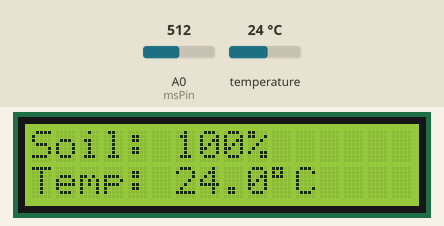
Recording of a sketch running on a simulated Arduino Uno R4 WiFi. Parts: 16×2 character LCD. The inputs (shaded band) are chosen by the test bench; at power-on: temperature 24 °C, A0 (msPin) = 512 (analog values on the 0–1023 scale). WiFi joins after 1.5 s; servers stay silent unless stated; no MQTT or app messages arrive unless stated; what the sketch prints to the serial monitor is not drawn.

Above: at 12.8 s.
12.9 s: temperature set to 12 °C
At 15.4 s:
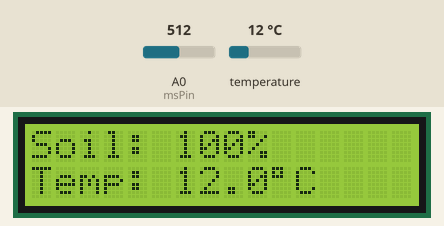
15.9 s: A0 (msPin) set to 716
At 19.6 s:
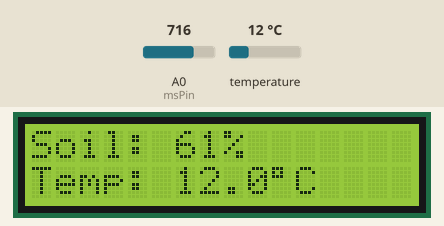
19.9 s: temperature set to 19 °C
At 21.2 s:
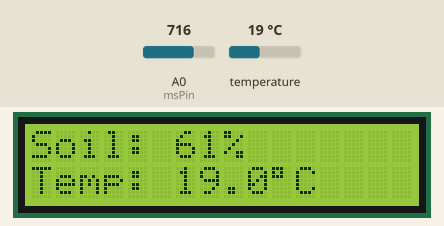
22.4 s: A0 (msPin) set to 900
At 25.5 s:
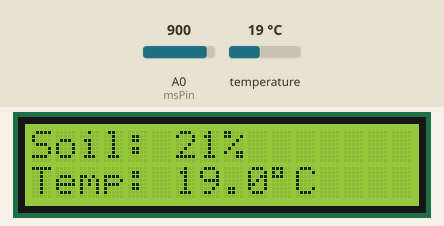
25.9 s: temperature set to 28 °C
At 27.0 s:
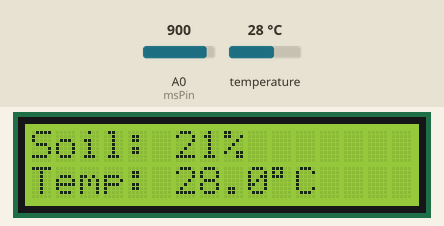
28.4 s: A0 (msPin) set to 1023
At 31.2 s:
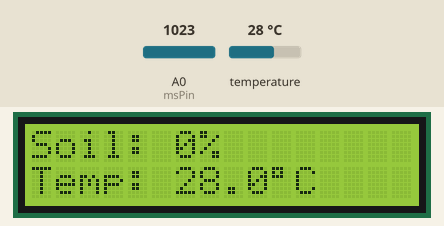
Timing chart, 0 to 32.7 s (numbered marks = the images above; inputs shaded):
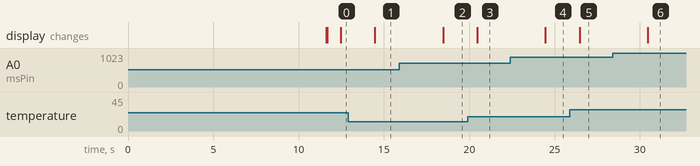

The sketch:

moisture_temp.ino
```cpp
#include <OneWire.h>
#include <DallasTemperature.h>
#define ONE_WIRE_BUS 3
#include <LiquidCrystal_I2C.h>
#include<WiFiS3.h>
#include<MQTT.h>

LiquidCrystal_I2C lcd(0x27, 16, 2);
OneWire oneWire(ONE_WIRE_BUS);
DallasTemperature tempSensor(&oneWire);

int msPin = A0;

const char WIFI_SSID[] = "Iphone 20";
const char WIFI_PASSWORD[] = "11111111";

const char MQTT_BROKER_ADDRESS[] = "mqtt-dashboard.com";
const int MQTT_PORT = 1883;
const char MQTT_CLIENT_ID[] = "arduino-uno-r4-client";
const char MQTT_USERNAME[] = "";
const char MQTT_PASSWORD[] = "";

const char PUBLISH_SENSOR_TOPIC[] = "r4/plant/sensor";
const char plantName[] = "ต้นกะเพรา";
const char plantLocation[] = "ที่บ้าน ชั้น 3";

WiFiClient network;
MQTTClient mqtt = MQTTClient(512);

const int PUBLISH_INTERVAL = 2000;  // 5 seconds
unsigned long lastPublishTime = 0;

void setup() {
  Serial.begin(9600);
  analogReadResolution(10);
  tempSensor.begin();
  Serial.print("Found DS18B20 devices: ");
  Serial.println(tempSensor.getDeviceCount()); // ควรจะพิมพ์เลข 1 ออกมา
  lcd.init();
  lcd.backlight();
  lcd.setCursor(0, 0);
  lcd.print("Connecting WiFi...");

  int status = WL_IDLE_STATUS;
  while(status != WL_CONNECTED){
    Serial.print("Arduino R4 - Attempting to connect to SSID: ");
    Serial.println(WIFI_SSID);

    status = WiFi.begin(WIFI_SSID, WIFI_PASSWORD);

    delay(10000);
  }

  Serial.print("IP Address: ");
  Serial.println(WiFi.localIP());

  lcd.clear();
  lcd.setCursor(0, 0);
  lcd.print("Connecting MQTT..");

  connectToMQTT();

  lcd.clear();
}

void updateLCD(int soil, float temp) {
  lcd.setCursor(0, 0);
  lcd.print("Soil: ");
  lcd.print(soil);
  lcd.print("%   ");

  lcd.setCursor(0, 1);
  lcd.print("Temp: ");
  lcd.print(temp, 1);
  lcd.print((char)223);
  lcd.print("C   ");
}

void loop() {
  mqtt.loop();

  if (!mqtt.connected()) {
    connectToMQTT();
  }

  if (millis() - lastPublishTime >= PUBLISH_INTERVAL) {
    lastPublishTime = millis();

    int rawSoil = analogRead(msPin);
    int soilPercent = map(rawSoil, 1000, 539, 0, 100);
    soilPercent = constrain(soilPercent, 0, 100);

    tempSensor.requestTemperatures();
    float tempC = tempSensor.getTempCByIndex(0);

    if (tempC == -127.00 || tempC == 85.00) {
      Serial.println("DS18B20 Error: Read failed!");
    } else {
      updateLCD(soilPercent, tempC);
      sendSensorData(soilPercent, tempC);
    }
  }
}

void sendSensorData(int soil, float temp) {
  String payload = "{";
  payload += "\"plantName\":\"" + String(plantName) + "\",";
  payload += "\"plantLocation\":\"" + String(plantLocation) + "\",";
  payload += "\"soil\":" + String(soil) + ",";
  payload += "\"temp\":" + String(temp, 1);
  payload += "}";

  mqtt.publish(PUBLISH_SENSOR_TOPIC, payload);
  Serial.println("Published: " + payload);
}

void connectToMQTT(){
  mqtt.begin(MQTT_BROKER_ADDRESS, MQTT_PORT, network);
  mqtt.onMessage(messageReceived);
  Serial.print("R4 UNO - Connecting to MQTT broker");
  while(!mqtt.connect(MQTT_CLIENT_ID, MQTT_USERNAME, MQTT_PASSWORD)){
    Serial.print(".");
    delay(100);
  }
  Serial.println();

  if(!mqtt.connected()){
    Serial.println("R4 - MQTT broker Timeout!");
    return;
  }
}

void messageReceived(String &topic, String &payload) {
  Serial.println("R4 - received from MQTT:");
  Serial.println("- topic: " + topic);
  Serial.print("- payload:");
  Serial.println(payload);

  payload.trim();
}
```

Measured:
- after the input at 12.9 s, the display: changes after 1.6 s (image 1)
- after the input at 15.9 s, the display: changes after 2.6 s (image 2)
- after the input at 19.9 s, the display: changes after 0.56 s (image 3)
- after the input at 22.4 s, the display: changes after 2.1 s (image 4)
- after the input at 25.9 s, the display: changes after 0.56 s (image 5)
- after the input at 28.4 s, the display: changes after 2.1 s (image 6)
